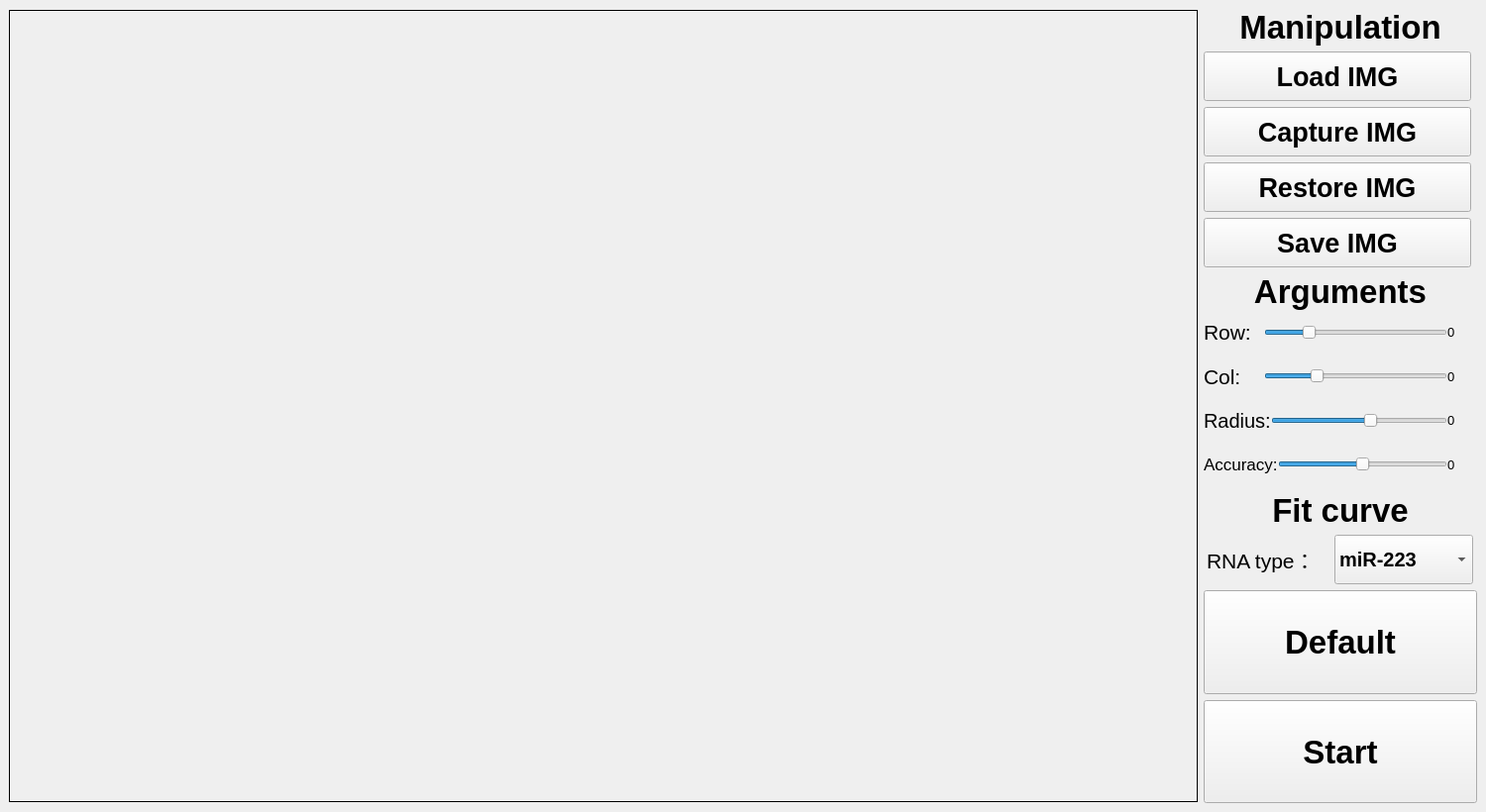
<?xml version="1.0" encoding="UTF-8"?>
<ui version="4.0">
 <class>MainWindow</class>
 <widget class="QMainWindow" name="MainWindow">
  <property name="geometry">
   <rect>
    <x>0</x>
    <y>0</y>
    <width>1500</width>
    <height>820</height>
   </rect>
  </property>
  <property name="sizePolicy">
   <sizepolicy hsizetype="Preferred" vsizetype="Preferred">
    <horstretch>0</horstretch>
    <verstretch>0</verstretch>
   </sizepolicy>
  </property>
  <property name="minimumSize">
   <size>
    <width>1500</width>
    <height>820</height>
   </size>
  </property>
  <property name="maximumSize">
   <size>
    <width>1500</width>
    <height>825</height>
   </size>
  </property>
  <property name="font">
   <font>
    <pointsize>10</pointsize>
   </font>
  </property>
  <property name="windowTitle">
   <string>BioColor AI</string>
  </property>
  <property name="layoutDirection">
   <enum>Qt::LayoutDirection::LeftToRight</enum>
  </property>
  <property name="iconSize">
   <size>
    <width>48</width>
    <height>48</height>
   </size>
  </property>
  <property name="toolButtonStyle">
   <enum>Qt::ToolButtonStyle::ToolButtonIconOnly</enum>
  </property>
  <property name="documentMode">
   <bool>false</bool>
  </property>
  <widget class="QWidget" name="centralwidget">
   <layout class="QGridLayout" name="gridLayout">
    <item row="0" column="0" rowspan="4">
     <widget class="QLabel" name="result_img">
      <property name="sizePolicy">
       <sizepolicy hsizetype="Expanding" vsizetype="Expanding">
        <horstretch>0</horstretch>
        <verstretch>0</verstretch>
       </sizepolicy>
      </property>
      <property name="minimumSize">
       <size>
        <width>1200</width>
        <height>800</height>
       </size>
      </property>
      <property name="maximumSize">
       <size>
        <width>1200</width>
        <height>800</height>
       </size>
      </property>
      <property name="frameShape">
       <enum>QFrame::Shape::Panel</enum>
      </property>
      <property name="text">
       <string/>
      </property>
     </widget>
    </item>
    <item row="0" column="1">
     <layout class="QGridLayout" name="gridLayout_2">
      <item row="1" column="0">
       <widget class="QPushButton" name="load_button">
        <property name="enabled">
         <bool>true</bool>
        </property>
        <property name="sizePolicy">
         <sizepolicy hsizetype="MinimumExpanding" vsizetype="MinimumExpanding">
          <horstretch>0</horstretch>
          <verstretch>0</verstretch>
         </sizepolicy>
        </property>
        <property name="minimumSize">
         <size>
          <width>90</width>
          <height>50</height>
         </size>
        </property>
        <property name="maximumSize">
         <size>
          <width>9999999</width>
          <height>16777215</height>
         </size>
        </property>
        <property name="font">
         <font>
          <pointsize>20</pointsize>
          <italic>false</italic>
          <bold>true</bold>
          <underline>false</underline>
         </font>
        </property>
        <property name="text">
         <string>Load IMG</string>
        </property>
        <property name="iconSize">
         <size>
          <width>16</width>
          <height>16</height>
         </size>
        </property>
       </widget>
      </item>
      <item row="3" column="0">
       <widget class="QPushButton" name="reset_button">
        <property name="sizePolicy">
         <sizepolicy hsizetype="MinimumExpanding" vsizetype="MinimumExpanding">
          <horstretch>0</horstretch>
          <verstretch>0</verstretch>
         </sizepolicy>
        </property>
        <property name="minimumSize">
         <size>
          <width>90</width>
          <height>50</height>
         </size>
        </property>
        <property name="maximumSize">
         <size>
          <width>9999999</width>
          <height>16777215</height>
         </size>
        </property>
        <property name="font">
         <font>
          <pointsize>20</pointsize>
          <italic>false</italic>
          <bold>true</bold>
          <underline>false</underline>
         </font>
        </property>
        <property name="text">
         <string>Restore IMG</string>
        </property>
       </widget>
      </item>
      <item row="2" column="0">
       <widget class="QPushButton" name="capture_button">
        <property name="enabled">
         <bool>true</bool>
        </property>
        <property name="sizePolicy">
         <sizepolicy hsizetype="MinimumExpanding" vsizetype="MinimumExpanding">
          <horstretch>0</horstretch>
          <verstretch>0</verstretch>
         </sizepolicy>
        </property>
        <property name="minimumSize">
         <size>
          <width>90</width>
          <height>50</height>
         </size>
        </property>
        <property name="maximumSize">
         <size>
          <width>9999999</width>
          <height>16777215</height>
         </size>
        </property>
        <property name="font">
         <font>
          <pointsize>20</pointsize>
          <italic>false</italic>
          <bold>true</bold>
          <underline>false</underline>
          <kerning>true</kerning>
         </font>
        </property>
        <property name="text">
         <string>Capture IMG</string>
        </property>
       </widget>
      </item>
      <item row="0" column="0" colspan="2">
       <widget class="QLabel" name="label_14">
        <property name="sizePolicy">
         <sizepolicy hsizetype="Expanding" vsizetype="Minimum">
          <horstretch>0</horstretch>
          <verstretch>0</verstretch>
         </sizepolicy>
        </property>
        <property name="minimumSize">
         <size>
          <width>0</width>
          <height>0</height>
         </size>
        </property>
        <property name="maximumSize">
         <size>
          <width>285</width>
          <height>40</height>
         </size>
        </property>
        <property name="font">
         <font>
          <pointsize>25</pointsize>
          <italic>false</italic>
          <bold>true</bold>
         </font>
        </property>
        <property name="text">
         <string>Manipulation</string>
        </property>
        <property name="alignment">
         <set>Qt::AlignmentFlag::AlignCenter</set>
        </property>
       </widget>
      </item>
      <item row="4" column="0">
       <widget class="QPushButton" name="save_button">
        <property name="sizePolicy">
         <sizepolicy hsizetype="MinimumExpanding" vsizetype="MinimumExpanding">
          <horstretch>0</horstretch>
          <verstretch>0</verstretch>
         </sizepolicy>
        </property>
        <property name="minimumSize">
         <size>
          <width>90</width>
          <height>50</height>
         </size>
        </property>
        <property name="maximumSize">
         <size>
          <width>9999999</width>
          <height>16777215</height>
         </size>
        </property>
        <property name="font">
         <font>
          <pointsize>20</pointsize>
          <italic>false</italic>
          <bold>true</bold>
          <underline>false</underline>
         </font>
        </property>
        <property name="text">
         <string>Save IMG</string>
        </property>
       </widget>
      </item>
     </layout>
    </item>
    <item row="1" column="1">
     <layout class="QVBoxLayout" name="blur_layout">
      <property name="spacing">
       <number>0</number>
      </property>
      <property name="sizeConstraint">
       <enum>QLayout::SizeConstraint::SetFixedSize</enum>
      </property>
      <item>
       <widget class="QLabel" name="label_10">
        <property name="sizePolicy">
         <sizepolicy hsizetype="Expanding" vsizetype="Minimum">
          <horstretch>0</horstretch>
          <verstretch>0</verstretch>
         </sizepolicy>
        </property>
        <property name="minimumSize">
         <size>
          <width>0</width>
          <height>0</height>
         </size>
        </property>
        <property name="maximumSize">
         <size>
          <width>285</width>
          <height>40</height>
         </size>
        </property>
        <property name="font">
         <font>
          <pointsize>25</pointsize>
          <italic>false</italic>
          <bold>true</bold>
         </font>
        </property>
        <property name="text">
         <string>Arguments</string>
        </property>
        <property name="alignment">
         <set>Qt::AlignmentFlag::AlignCenter</set>
        </property>
       </widget>
      </item>
      <item>
       <layout class="QHBoxLayout" name="horizontalLayout_9">
        <item>
         <widget class="QLabel" name="rows_label_2">
          <property name="maximumSize">
           <size>
            <width>100</width>
            <height>100</height>
           </size>
          </property>
          <property name="font">
           <font>
            <pointsize>16</pointsize>
           </font>
          </property>
          <property name="text">
           <string>Row:</string>
          </property>
         </widget>
        </item>
        <item>
         <widget class="QSlider" name="rows_Slider">
          <property name="sizePolicy">
           <sizepolicy hsizetype="MinimumExpanding" vsizetype="MinimumExpanding">
            <horstretch>0</horstretch>
            <verstretch>30</verstretch>
           </sizepolicy>
          </property>
          <property name="maximumSize">
           <size>
            <width>185</width>
            <height>9999999</height>
           </size>
          </property>
          <property name="minimum">
           <number>1</number>
          </property>
          <property name="maximum">
           <number>10</number>
          </property>
          <property name="pageStep">
           <number>1</number>
          </property>
          <property name="value">
           <number>3</number>
          </property>
          <property name="orientation">
           <enum>Qt::Orientation::Horizontal</enum>
          </property>
         </widget>
        </item>
        <item>
         <widget class="QLabel" name="rows_label">
          <property name="sizePolicy">
           <sizepolicy hsizetype="Preferred" vsizetype="Preferred">
            <horstretch>0</horstretch>
            <verstretch>30</verstretch>
           </sizepolicy>
          </property>
          <property name="minimumSize">
           <size>
            <width>30</width>
            <height>0</height>
           </size>
          </property>
          <property name="maximumSize">
           <size>
            <width>24</width>
            <height>53</height>
           </size>
          </property>
          <property name="midLineWidth">
           <number>4</number>
          </property>
          <property name="text">
           <string>0</string>
          </property>
         </widget>
        </item>
       </layout>
      </item>
      <item>
       <layout class="QHBoxLayout" name="horizontalLayout_10">
        <item>
         <widget class="QLabel" name="cols_label_2">
          <property name="maximumSize">
           <size>
            <width>78</width>
            <height>52</height>
           </size>
          </property>
          <property name="font">
           <font>
            <pointsize>16</pointsize>
           </font>
          </property>
          <property name="text">
           <string>Col:</string>
          </property>
         </widget>
        </item>
        <item>
         <widget class="QSlider" name="cols_Slider">
          <property name="sizePolicy">
           <sizepolicy hsizetype="MinimumExpanding" vsizetype="MinimumExpanding">
            <horstretch>0</horstretch>
            <verstretch>30</verstretch>
           </sizepolicy>
          </property>
          <property name="maximumSize">
           <size>
            <width>185</width>
            <height>9999999</height>
           </size>
          </property>
          <property name="minimum">
           <number>1</number>
          </property>
          <property name="maximum">
           <number>12</number>
          </property>
          <property name="pageStep">
           <number>1</number>
          </property>
          <property name="value">
           <number>4</number>
          </property>
          <property name="orientation">
           <enum>Qt::Orientation::Horizontal</enum>
          </property>
         </widget>
        </item>
        <item>
         <widget class="QLabel" name="cols_label">
          <property name="sizePolicy">
           <sizepolicy hsizetype="Preferred" vsizetype="Preferred">
            <horstretch>0</horstretch>
            <verstretch>30</verstretch>
           </sizepolicy>
          </property>
          <property name="minimumSize">
           <size>
            <width>30</width>
            <height>0</height>
           </size>
          </property>
          <property name="maximumSize">
           <size>
            <width>24</width>
            <height>53</height>
           </size>
          </property>
          <property name="midLineWidth">
           <number>4</number>
          </property>
          <property name="text">
           <string>0</string>
          </property>
         </widget>
        </item>
       </layout>
      </item>
      <item>
       <layout class="QHBoxLayout" name="horizontalLayout_11">
        <item>
         <widget class="QLabel" name="r_label_2">
          <property name="maximumSize">
           <size>
            <width>77</width>
            <height>53</height>
           </size>
          </property>
          <property name="font">
           <font>
            <pointsize>15</pointsize>
           </font>
          </property>
          <property name="text">
           <string>Radius:</string>
          </property>
         </widget>
        </item>
        <item>
         <widget class="QSlider" name="r_Slider">
          <property name="sizePolicy">
           <sizepolicy hsizetype="MinimumExpanding" vsizetype="MinimumExpanding">
            <horstretch>0</horstretch>
            <verstretch>30</verstretch>
           </sizepolicy>
          </property>
          <property name="maximumSize">
           <size>
            <width>185</width>
            <height>9999999</height>
           </size>
          </property>
          <property name="minimum">
           <number>1</number>
          </property>
          <property name="maximum">
           <number>8</number>
          </property>
          <property name="singleStep">
           <number>1</number>
          </property>
          <property name="pageStep">
           <number>1</number>
          </property>
          <property name="value">
           <number>5</number>
          </property>
          <property name="orientation">
           <enum>Qt::Orientation::Horizontal</enum>
          </property>
         </widget>
        </item>
        <item>
         <widget class="QLabel" name="r_label">
          <property name="sizePolicy">
           <sizepolicy hsizetype="Preferred" vsizetype="Preferred">
            <horstretch>0</horstretch>
            <verstretch>30</verstretch>
           </sizepolicy>
          </property>
          <property name="minimumSize">
           <size>
            <width>30</width>
            <height>0</height>
           </size>
          </property>
          <property name="maximumSize">
           <size>
            <width>24</width>
            <height>53</height>
           </size>
          </property>
          <property name="midLineWidth">
           <number>4</number>
          </property>
          <property name="text">
           <string>0</string>
          </property>
         </widget>
        </item>
       </layout>
      </item>
      <item>
       <layout class="QHBoxLayout" name="horizontalLayout_13"/>
      </item>
      <item>
       <layout class="QHBoxLayout" name="horizontalLayout_12">
        <item>
         <widget class="QLabel" name="r_label_3">
          <property name="maximumSize">
           <size>
            <width>77</width>
            <height>53</height>
           </size>
          </property>
          <property name="font">
           <font>
            <pointsize>13</pointsize>
           </font>
          </property>
          <property name="text">
           <string>Accuracy:</string>
          </property>
         </widget>
        </item>
        <item>
         <widget class="QSlider" name="precision_Slider">
          <property name="sizePolicy">
           <sizepolicy hsizetype="MinimumExpanding" vsizetype="MinimumExpanding">
            <horstretch>0</horstretch>
            <verstretch>30</verstretch>
           </sizepolicy>
          </property>
          <property name="maximumSize">
           <size>
            <width>185</width>
            <height>9999999</height>
           </size>
          </property>
          <property name="minimum">
           <number>3</number>
          </property>
          <property name="maximum">
           <number>5</number>
          </property>
          <property name="singleStep">
           <number>1</number>
          </property>
          <property name="pageStep">
           <number>1</number>
          </property>
          <property name="value">
           <number>4</number>
          </property>
          <property name="orientation">
           <enum>Qt::Orientation::Horizontal</enum>
          </property>
         </widget>
        </item>
        <item>
         <widget class="QLabel" name="precision_label">
          <property name="sizePolicy">
           <sizepolicy hsizetype="Preferred" vsizetype="Preferred">
            <horstretch>0</horstretch>
            <verstretch>30</verstretch>
           </sizepolicy>
          </property>
          <property name="minimumSize">
           <size>
            <width>30</width>
            <height>0</height>
           </size>
          </property>
          <property name="maximumSize">
           <size>
            <width>24</width>
            <height>53</height>
           </size>
          </property>
          <property name="midLineWidth">
           <number>4</number>
          </property>
          <property name="text">
           <string>0</string>
          </property>
         </widget>
        </item>
       </layout>
      </item>
     </layout>
    </item>
    <item row="2" column="1">
     <layout class="QVBoxLayout" name="verticalLayout_2">
      <item>
       <widget class="QLabel" name="label_11">
        <property name="sizePolicy">
         <sizepolicy hsizetype="Expanding" vsizetype="Minimum">
          <horstretch>0</horstretch>
          <verstretch>0</verstretch>
         </sizepolicy>
        </property>
        <property name="minimumSize">
         <size>
          <width>0</width>
          <height>0</height>
         </size>
        </property>
        <property name="maximumSize">
         <size>
          <width>285</width>
          <height>40</height>
         </size>
        </property>
        <property name="font">
         <font>
          <pointsize>25</pointsize>
          <italic>false</italic>
          <bold>true</bold>
         </font>
        </property>
        <property name="text">
         <string>Fit curve</string>
        </property>
        <property name="alignment">
         <set>Qt::AlignmentFlag::AlignCenter</set>
        </property>
       </widget>
      </item>
      <item>
       <layout class="QHBoxLayout" name="horizontalLayout">
        <item>
         <widget class="QLabel" name="rows_label_3">
          <property name="maximumSize">
           <size>
            <width>120</width>
            <height>100</height>
           </size>
          </property>
          <property name="font">
           <font>
            <pointsize>16</pointsize>
           </font>
          </property>
          <property name="text">
           <string>RNA type：</string>
          </property>
         </widget>
        </item>
        <item>
         <widget class="QComboBox" name="edge_Box">
          <property name="minimumSize">
           <size>
            <width>0</width>
            <height>50</height>
           </size>
          </property>
          <property name="maximumSize">
           <size>
            <width>140</width>
            <height>16777215</height>
           </size>
          </property>
          <property name="font">
           <font>
            <pointsize>15</pointsize>
            <italic>false</italic>
            <bold>true</bold>
           </font>
          </property>
          <property name="maxVisibleItems">
           <number>10</number>
          </property>
          <item>
           <property name="text">
            <string>miR-223</string>
           </property>
          </item>
          <item>
           <property name="text">
            <string>miR-935</string>
           </property>
          </item>
          <item>
           <property name="text">
            <string>miR-2284w</string>
           </property>
          </item>
         </widget>
        </item>
       </layout>
      </item>
     </layout>
    </item>
    <item row="3" column="1">
     <layout class="QVBoxLayout" name="verticalLayout">
      <item>
       <widget class="QPushButton" name="default_button">
        <property name="sizePolicy">
         <sizepolicy hsizetype="MinimumExpanding" vsizetype="MinimumExpanding">
          <horstretch>0</horstretch>
          <verstretch>0</verstretch>
         </sizepolicy>
        </property>
        <property name="minimumSize">
         <size>
          <width>90</width>
          <height>50</height>
         </size>
        </property>
        <property name="maximumSize">
         <size>
          <width>16777215</width>
          <height>16777215</height>
         </size>
        </property>
        <property name="font">
         <font>
          <pointsize>25</pointsize>
          <italic>false</italic>
          <bold>true</bold>
          <underline>false</underline>
         </font>
        </property>
        <property name="text">
         <string>Default</string>
        </property>
       </widget>
      </item>
      <item>
       <layout class="QVBoxLayout" name="MatLayout">
        <property name="sizeConstraint">
         <enum>QLayout::SizeConstraint::SetFixedSize</enum>
        </property>
        <property name="topMargin">
         <number>0</number>
        </property>
        <property name="rightMargin">
         <number>0</number>
        </property>
        <property name="bottomMargin">
         <number>0</number>
        </property>
       </layout>
      </item>
      <item>
       <widget class="QPushButton" name="count_button">
        <property name="sizePolicy">
         <sizepolicy hsizetype="MinimumExpanding" vsizetype="MinimumExpanding">
          <horstretch>0</horstretch>
          <verstretch>0</verstretch>
         </sizepolicy>
        </property>
        <property name="minimumSize">
         <size>
          <width>90</width>
          <height>50</height>
         </size>
        </property>
        <property name="maximumSize">
         <size>
          <width>16777215</width>
          <height>16777215</height>
         </size>
        </property>
        <property name="font">
         <font>
          <pointsize>25</pointsize>
          <italic>false</italic>
          <bold>true</bold>
          <underline>false</underline>
         </font>
        </property>
        <property name="text">
         <string>Start</string>
        </property>
       </widget>
      </item>
     </layout>
    </item>
   </layout>
  </widget>
 </widget>
 <resources/>
 <connections/>
</ui>
